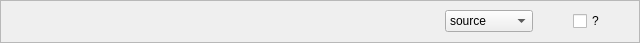
<?xml version="1.0" encoding="UTF-8"?>
<ui version="4.0">
 <class>SlimUpdater</class>
 <widget class="QWidget" name="SlimUpdater">
  <property name="geometry">
   <rect>
    <x>0</x>
    <y>0</y>
    <width>640</width>
    <height>43</height>
   </rect>
  </property>
  <property name="windowTitle">
   <string>Form</string>
  </property>
  <layout class="QHBoxLayout" name="horizontalLayout" stretch="0">
   <property name="margin">
    <number>0</number>
   </property>
   <item>
    <widget class="QFrame" name="frame">
     <property name="frameShape">
      <enum>QFrame::StyledPanel</enum>
     </property>
     <property name="frameShadow">
      <enum>QFrame::Raised</enum>
     </property>
     <property name="lineWidth">
      <number>1</number>
     </property>
     <property name="midLineWidth">
      <number>0</number>
     </property>
     <layout class="QHBoxLayout" name="horizontalLayout_2" stretch="1,0,0,0,0">
      <property name="margin">
       <number>0</number>
      </property>
      <item>
       <widget class="QLabel" name="updateLabel">
        <property name="text">
         <string/>
        </property>
        <property name="wordWrap">
         <bool>true</bool>
        </property>
        <property name="textInteractionFlags">
         <set>Qt::LinksAccessibleByMouse|Qt::TextSelectableByMouse</set>
        </property>
       </widget>
      </item>
      <item>
       <widget class="QComboBox" name="packageComboBox">
        <item>
         <property name="text">
          <string extracomment="Select your packaging">source</string>
         </property>
        </item>
        <item>
         <property name="text">
          <string>.deb 32-bit</string>
         </property>
        </item>
        <item>
         <property name="text">
          <string>.deb 64-bit</string>
         </property>
        </item>
       </widget>
      </item>
      <item>
       <widget class="QToolButton" name="verifyButton">
        <property name="toolTip">
         <string>Verify again</string>
        </property>
        <property name="text">
         <string/>
        </property>
        <property name="icon">
         <iconset resource="pics.qrc">
          <normaloff>:/pics/view-refresh-32x32.png</normaloff>:/pics/view-refresh-32x32.png</iconset>
        </property>
        <property name="iconSize">
         <size>
          <width>20</width>
          <height>20</height>
         </size>
        </property>
        <property name="shortcut">
         <string/>
        </property>
        <property name="autoRaise">
         <bool>true</bool>
        </property>
       </widget>
      </item>
      <item>
       <widget class="QCheckBox" name="checkUpdateAtStartupBox">
        <property name="enabled">
         <bool>true</bool>
        </property>
        <property name="toolTip">
         <string>Check update at startup ?</string>
        </property>
        <property name="text">
         <string>?</string>
        </property>
        <property name="shortcut">
         <string/>
        </property>
       </widget>
      </item>
      <item>
       <widget class="QToolButton" name="closeButton">
        <property name="enabled">
         <bool>true</bool>
        </property>
        <property name="text">
         <string/>
        </property>
        <property name="icon">
         <iconset resource="pics.qrc">
          <normaloff>:/pics/window-close-32x32.png</normaloff>:/pics/window-close-32x32.png</iconset>
        </property>
        <property name="iconSize">
         <size>
          <width>20</width>
          <height>20</height>
         </size>
        </property>
        <property name="shortcut">
         <string extracomment="Close"/>
        </property>
        <property name="autoRaise">
         <bool>true</bool>
        </property>
       </widget>
      </item>
     </layout>
    </widget>
   </item>
  </layout>
 </widget>
 <resources>
  <include location="pics.qrc"/>
 </resources>
 <connections/>
</ui>
